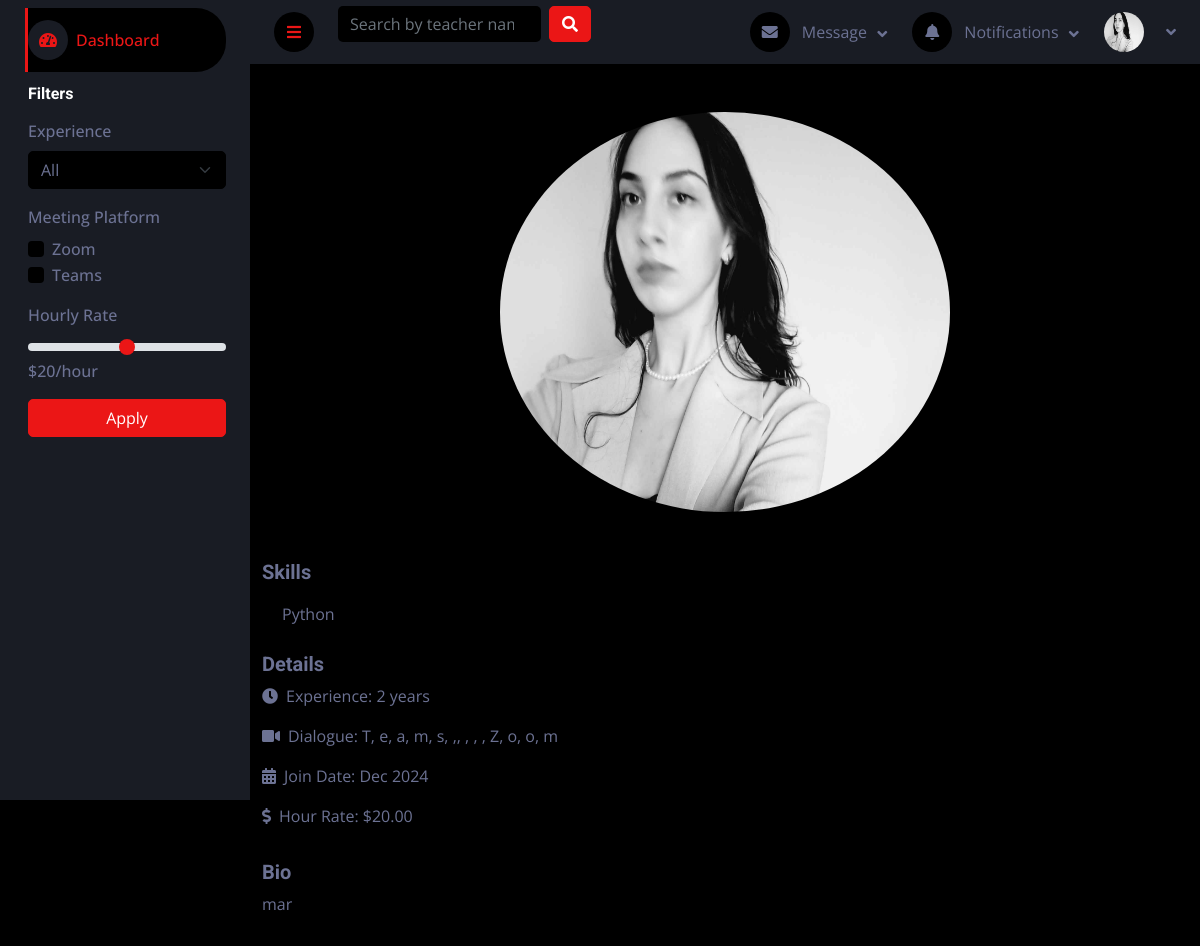
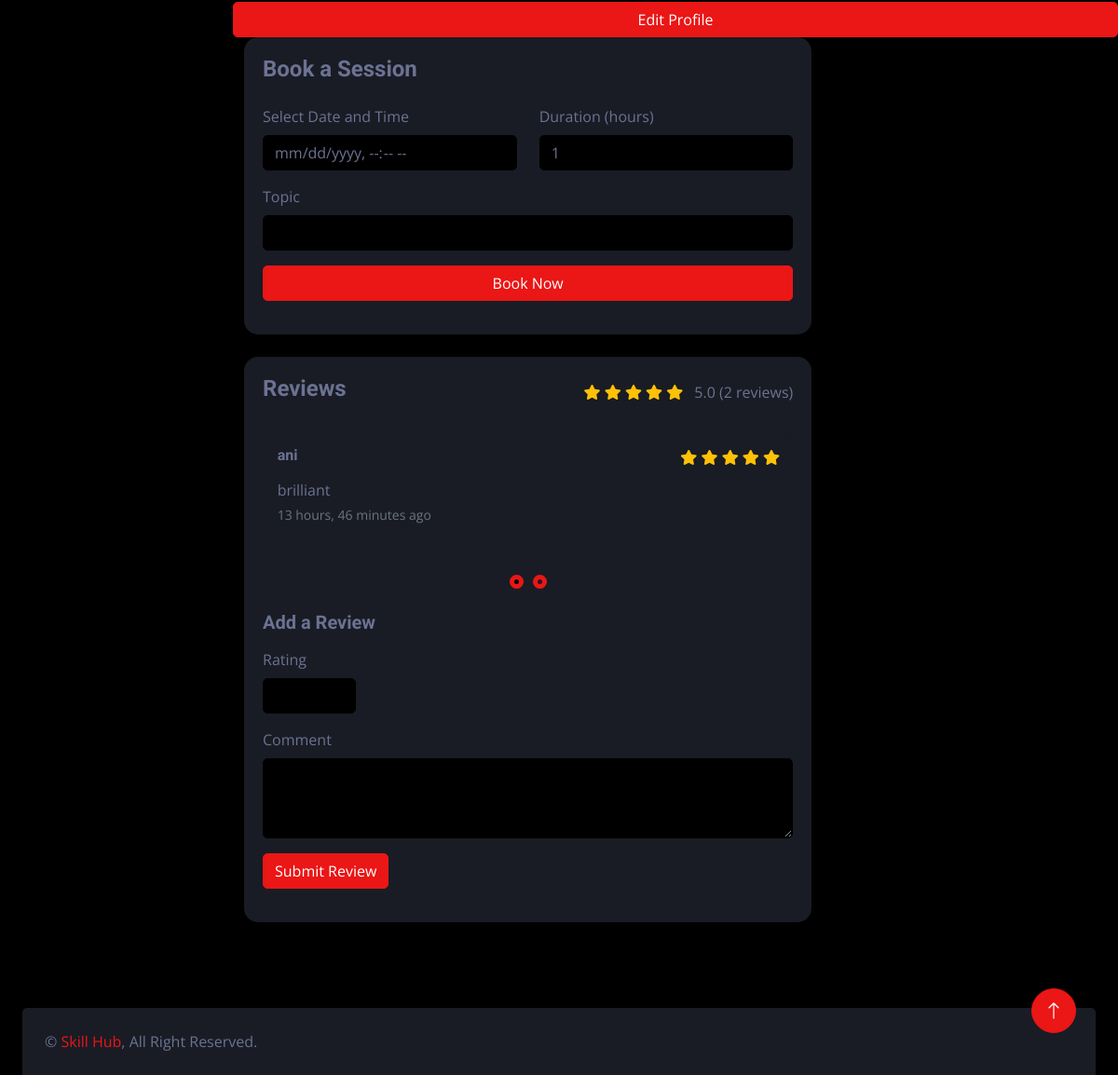
The page /teaching/teacher/1/ on the database as committed earlier (2 pictures, top to bottom).
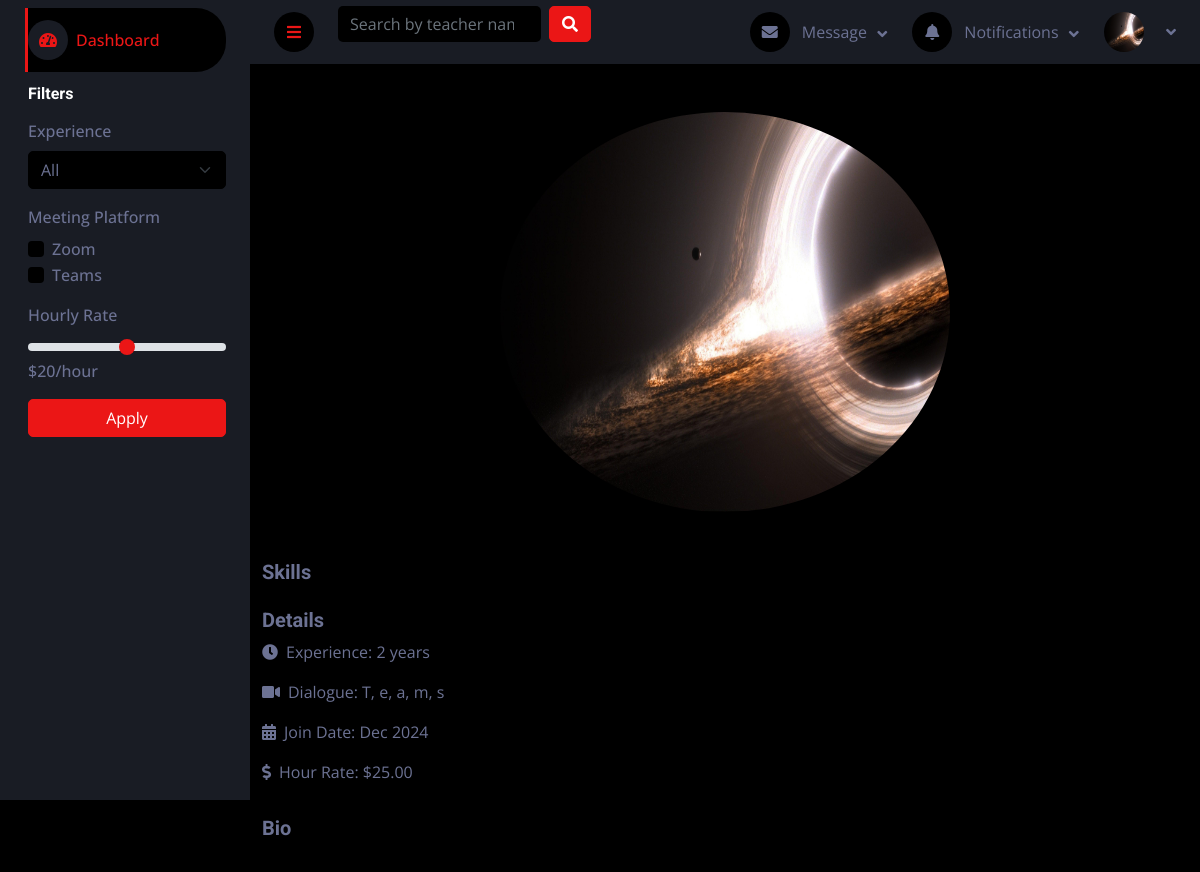
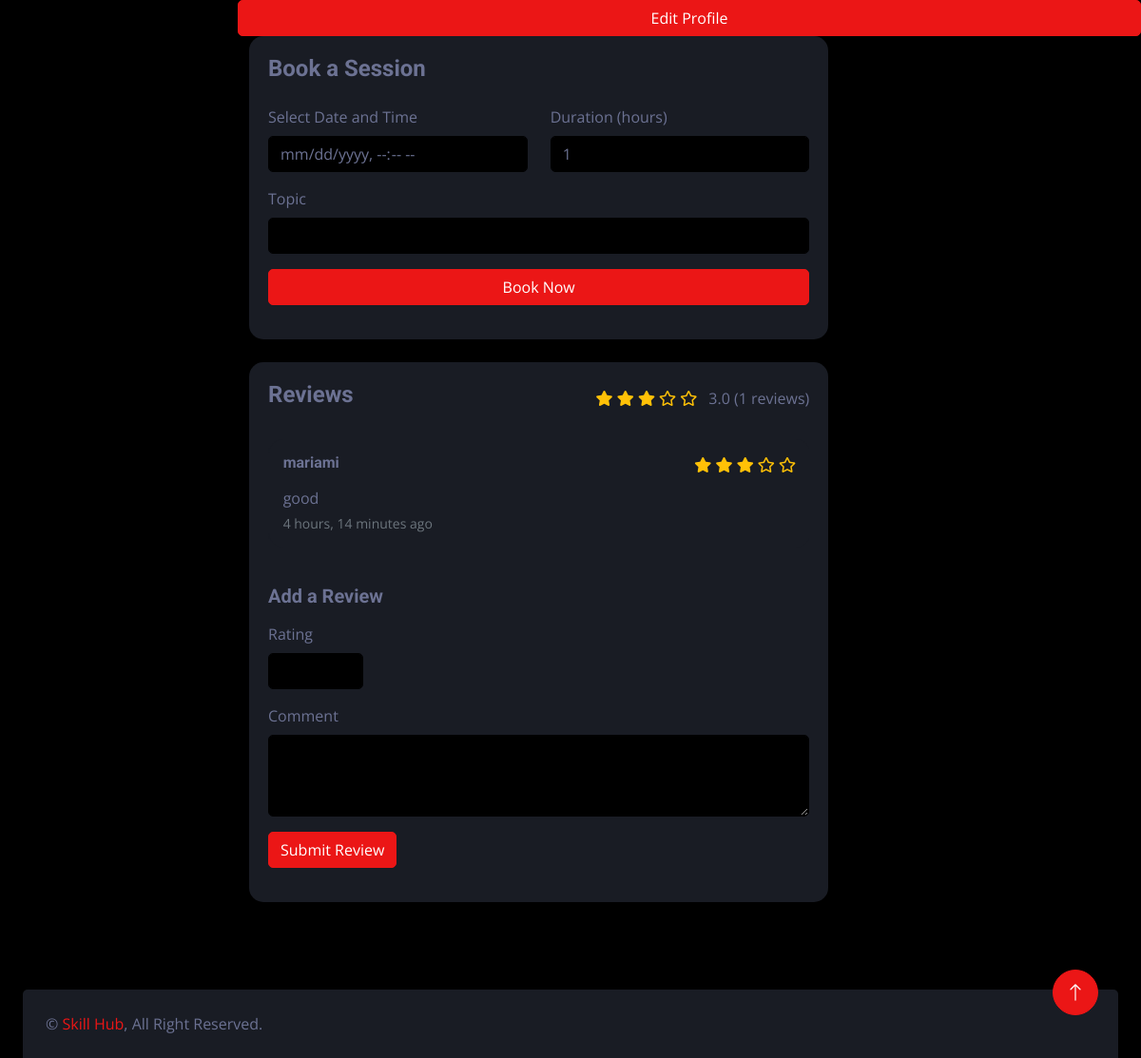
The same page on the database as committed later (2 pictures, top to bottom).
### users/models.py (models this page shows, shortened)
class User(AbstractUser):
    ROLES = (
        ('student', 'Student'),
        ('teacher', 'Teacher'),
    )
    role = models.CharField(max_length=10, choices=ROLES)
    bio = models.TextField(blank=True, null=True)
    profile_picture = models.ImageField(upload_to='profile_pictures/', blank=True, null=True)
    date_joined = models.DateTimeField(auto_now_add=True)
    updated_at = models.DateTimeField(auto_now=True)
    class Meta:
        verbose_name = 'User'
        verbose_name_plural = 'Users'

### teaching/models.py (models this page shows, shortened)
class Skill(models.Model):
    name = models.CharField(max_length=100)
    description = models.TextField(blank=True, null=True)

class TeacherProfile(models.Model):
    user = models.OneToOneField(settings.AUTH_USER_MODEL, on_delete=models.CASCADE, related_name='teacher_profile')
    profile_picture = models.ImageField(upload_to='profile_pictures/', blank=True, null=True)
    bio = models.TextField(null=True, blank=True)
    skills = models.ManyToManyField(Skill, blank=True)
    hourly_rate = models.DecimalField(max_digits=6, decimal_places=2, default=0.0)
    communication_methods = models.JSONField(default=list, blank=True)
    experience_years = models.PositiveIntegerField(default=0)
    rating = models.FloatField(default=0, validators=[MinValueValidator(0), MaxValueValidator(5)])
    total_reviews = models.PositiveIntegerField(default=0)
    join_date = models.DateField(auto_now_add=True)

class Review(models.Model):
    teacher_profile = models.ForeignKey(TeacherProfile, on_delete=models.CASCADE, related_name='reviews')
    student = models.ForeignKey(settings.AUTH_USER_MODEL, on_delete=models.CASCADE)
    rating = models.PositiveIntegerField(validators=[MinValueValidator(1), MaxValueValidator(5)])
    comment = models.TextField()
    created_at = models.DateTimeField(auto_now_add=True)
    class Meta:
        unique_together = ('teacher_profile', 'student')

### teaching/views.py (the view)
# urls.py: path('teacher/<int:teacher_id>/', views.teacher_profile_view, name='teacher_profile'),
def teacher_profile_view(request, teacher_id):
    teacher_profile = TeacherProfile.objects.get(id=teacher_id)
    reviews = Review.objects.filter(teacher_profile=teacher_profile).order_by('-created_at')
    avg_rating = reviews.aggregate(avg=Avg('rating'))['avg'] or 0
    review_count = reviews.count()
    context = {
        'teacher_profile': teacher_profile,
        'user': teacher_profile.user,
        'skills': teacher_profile.skills,
        'communication_methods': teacher_profile.communication_methods,
        'reviews': reviews,
        'avg_rating': avg_rating,
        'review_count': review_count,
    }
    return render(request, 'users/profile_teacher.html', context)

### users/templates/users/profile_teacher.html (shortened to what this page needs)
{% extends 'base.html' %}
   {% block content %}
 {% include 'components/sidebar.html' %}
    <div class="container py-5">
        <div class="row">
            {% include 'components/teacher_info.html' %}
            <a href="{% url 'teacher_profile_edit' %}" class="btn btn-primary">Edit Profile</a>
            <div class="col-lg-8">
                    {% include 'components/booking.html' with profile_teacher=teacher %}
                    {% include 'components/review.html' with profile_teacher=teacher %}
            </div>
        </div>
    </div>
{% endblock %}

### templates/base.html (shortened to what this page needs)
{% load static %}
<html lang="en">
<head>
    {% include 'links/style.html' %}
</head>
<body>
    <div class="content">
    {% include 'components/navbar.html' %}
        {% block content %}{% endblock %}
    </div>
    {% include 'components/footer.html' %}
    <a href="#" class="btn btn-lg btn-primary btn-lg-square back-to-top"><i class="bi bi-arrow-up"></i></a>
</body>
</html>

### templates/links/style.html (shortened to what this page needs)
{% load static %}
    <link href="https://cdnjs.cloudflare.com/ajax/libs/font-awesome/5.10.0/css/all.min.css" rel="stylesheet">
    <link href="https://cdn.jsdelivr.net/npm/bootstrap-icons@1.4.1/font/bootstrap-icons.css" rel="stylesheet">
    <link href="{% static 'lib/owlcarousel/assets/owl.carousel.min.css' %}" rel="stylesheet">
    <link href="{% static 'lib/tempusdominus/css/tempusdominus-bootstrap-4.min.css' %}" rel="stylesheet" />
    <link href="{% static 'css/bootstrap.min.css' %}" rel="stylesheet">
    <link href="{% static 'css/style.css' %}" rel="stylesheet">

### templates/components/navbar.html (shortened to what this page needs)
<nav class="navbar navbar-expand bg-secondary navbar-dark sticky-top px-4 py-0">
    <a href="#" class="sidebar-toggler flex-shrink-0">
        <i class="fa fa-bars"></i>
    </a>
    <form class="d-none d-md-flex ms-4" action="{% url 'search_teachers' %}" method="get">
        <input
                class="form-control bg-dark border-0"
                type="search"
                name="q"
                placeholder="Search by teacher name or skill..."
                value="{{ request.GET.q|default:'' }}">
        <button class="btn btn-primary ms-2" type="submit">
            <i class="fa fa-search"></i>
        </button>
    </form>
    <div class="navbar-nav align-items-center ms-auto">
        <div class="nav-item dropdown">
            <a href="#" class="nav-link dropdown-toggle" data-bs-toggle="dropdown">
                <i class="fa fa-envelope me-lg-2"></i>
                <span class="d-none d-lg-inline-flex">Message</span>
            </a>
        </div>
        <div class="nav-item dropdown">
            <a href="#" class="nav-link dropdown-toggle" data-bs-toggle="dropdown">
                <i class="fa fa-bell me-lg-2"></i>
                <span class="d-none d-lg-inline-flex">Notifications</span>
            </a>
        </div>
        <div class="nav-item dropdown">
            <a href="#" class="nav-link dropdown-toggle" data-bs-toggle="dropdown">
                {% if user.profile_picture %}
                <img class="rounded-circle me-lg-2" src="{{ user.profile_picture.url }}" alt=""
                     style="width: 40px; height: 40px;">
                {% else %}
                <div class="rounded-circle me-lg-2 bg-light d-flex align-items-center justify-content-center"
                     style="width: 40px; height: 40px;">
                    <i class="fas fa-user"></i>
                </div>
                {% endif %}
            </a>
        </div>
    </div>
</nav>

### templates/components/sidebar.html (shortened to what this page needs)
<div class="sidebar pe-4 pb-3">
    <nav class="navbar bg-secondary navbar-dark">
        <div class="navbar-nav w-100">
            <a href="{% url 'dashboard' %}" class="nav-item nav-link active">
                <i class="fa fa-tachometer-alt me-2"></i>Dashboard
            </a>
            <div class="nav-item nav-link">
                <h6 class="mb-3">Filters</h6>
                <div class="mb-3">
                    <label class="form-label text-light">Experience</label>
                    <select class="form-select bg-dark text-light" id="experienceFilter">
                        <option value="">All</option>
                    </select>
                </div>
                <div class="mb-3">
                    <label class="form-label text-light">Meeting Platform</label>
                    <div class="form-check">
                        <input class="form-check-input" type="checkbox" value="zoom" id="zoom">
                        <label class="form-check-label text-light" for="zoom">Zoom</label>
                    </div>
                    <div class="form-check">
                        <input class="form-check-input" type="checkbox" value="teams" id="teams">
                        <label class="form-check-label text-light" for="teams">Teams</label>
                    </div>
                </div>
                <div class="mb-3">
                    <label class="form-label text-light">Hourly Rate</label>
                    <div class="d-flex align-items-center">
                        <input type="range" class="form-range" min="20" max="200" id="rateRange" oninput="updateRateValue(this.value)">
                    </div>
                    <div class="text-light"><span id="rateValue">$20</span>/hour</div>
                </div>
                <div class="d-grid">
                    <button class="btn btn-primary" id="applyFilters" onclick="applyFilters()">Apply</button>
                </div>
            </div>
        </div>
    </nav>
</div>

### templates/components/teacher_info.html (shortened to what this page needs)
<div class="text-center mb-4">
    {% if user.profile_picture %}
        <img width="450" height="400" src="{{ user.profile_picture.url }}" class="rounded-circle mb-3" alt="Profile Picture">
    {% endif %}
</div>
<div class="mb-3">
    <h5 class="text-light">Skills</h5>
    <div class="d-flex flex-wrap">
        {% for skill in teacher_profile.skills.all %}
            <span class="skill-badge">{{ skill.name }}</span>
        {% endfor %}
    </div>
</div>
<div class="mb-3">
    <h5 class="text-light">Details</h5>
    <p><i class="fas fa-clock me-2"></i>Experience: {{ teacher_profile.experience_years }} years</p>
    <p><i class="fas fa-video me-2"></i>Dialogue: {{ teacher_profile.communication_methods|join:", " }}</p>
    <p><i class="fas fa-calendar-alt me-2"></i>Join Date: {{ teacher_profile.join_date|date:"M Y" }}</p>
    <p><i class="fas fa-dollar-sign me-2"></i>Hour Rate: ${{ teacher_profile.hourly_rate }}</p>
</div>
<div class="mb-3">
    <h5 class="text-light">Bio</h5>
    <p>{{ teacher_profile.bio }}</p>
</div>

### templates/components/booking.html (shortened to what this page needs)
<div class="booking-form mb-4">
    <h4 class="text-light mb-4">Book a Session</h4>
    <form method="POST" action="{% url 'book_session' teacher_profile.id %}">
        <div class="row">
            <div class="col-md-6 mb-3">
                <label class="form-label">Select Date and Time</label>
                <input type="datetime-local" name="date_time" class="form-control bg-dark text-light" required>
            </div>
            <div class="col-md-6 mb-3">
                <label class="form-label">Duration (hours)</label>
                <input type="number" name="duration" class="form-control bg-dark text-light" min="1" max="4" value="1"
                       required>
            </div>
        </div>
        <div class="mb-3">
            <label class="form-label">Topic</label>
            <input type="text" name="topic" class="form-control bg-dark text-light" required>
        </div>
        <button type="submit" class="btn btn-primary w-100">Book Now</button>
    </form>
</div>

### templates/components/review.html (shortened to what this page needs)
{% load custom_tags %}
<div class="profile-section">
    <div class="d-flex justify-content-between align-items-center mb-4">
        <h4 class="text-light">Reviews</h4>
        <div class="star-rating">
            {% for _ in avg_rating|range_from %}
                <i class="fas fa-star"></i>
            {% endfor %}
            {% for _ in avg_rating|remaining_stars %}
                <i class="far fa-star"></i>
            {% endfor %}
            <span class="ms-2 text-light">{{ avg_rating|floatformat:1 }} ({{ review_count }} reviews)</span>
        </div>
    </div>
    {% if reviews %}
        <div class="testimonial-carousel owl-carousel">
            {% for review in reviews %}
                <div class="review-card">
                    <div class="d-flex justify-content-between mb-2">
                        <h6 class="text-light">{{ review.student.username }}</h6>
                        <div class="star-rating">
                            {% for _ in review.rating|range_from %}
                                <i class="fas fa-star"></i>
                            {% endfor %}
                            {% for _ in review.rating|remaining_stars %}
                                <i class="far fa-star"></i>
                            {% endfor %}
                        </div>
                    </div>
                    <p class="mb-1">{{ review.comment }}</p>
                    <small class="text-muted">{{ review.created_at|timesince }} ago</small>
                </div>
            {% endfor %}
        </div>
    {% else %}
        <p class="text-light">No reviews yet. Be the first to leave a review!</p>
    {% endif %}
    <form action="{% url 'add_review' teacher_profile.id %}" method="POST" class="mt-4">
        <h5 class="text-light mb-3">Add a Review</h5>
        <div class="mb-3">
            <label class="form-label">Rating</label>
            <input type="number" name="rating" class="form-control bg-dark text-light rate-input" min="1" max="5">
        </div>
        <div class="mb-3">
            <label class="form-label">Comment</label>
            <textarea name="comment" class="form-control bg-dark text-light" rows="3"></textarea>
        </div>
        <button type="submit" class="btn btn-primary">Submit Review</button>
    </form>
</div>

### templates/components/footer.html
<div class="container-fluid pt-4 px-4">
    <div class="bg-secondary rounded-top p-4">
        <div class="row">
            <div class="col-12 col-sm-6 text-center text-sm-start">
                &copy; <a href="#">Skill Hub</a>, All Right Reserved.
            </div>
        </div>
    </div>
</div>

### templates/links/js.html (shortened to what this page needs)
{% load static %}

Rows that differ between the two databases and show on the page:
no longer on this page (row edited): User: profile_picture (picture)
removed Skill: name "Python"
removed Review: student.username "ani", rating 5 (drawn), comment "brilliant", created_at "13 hours, 46 minutes"
now on this page (row edited): User: profile_picture (picture)
changed TeacherProfile: communication_methods "T, e, a, m, s, ,, , , , Z, o, o, m" → "T, e, a, m, s"; hourly_rate "20.00" → "25.00"; bio "mar" → (not shown)
now on this page (row edited): Review: student.username "mariami", rating 3 (drawn), comment "good", created_at "4 hours, 14 minutes"
Other text that changed with them:
{{ avg_rating|floatformat:1 }}: "5.0" → "3.0"
{{ review_count }}: "2" → "1"
